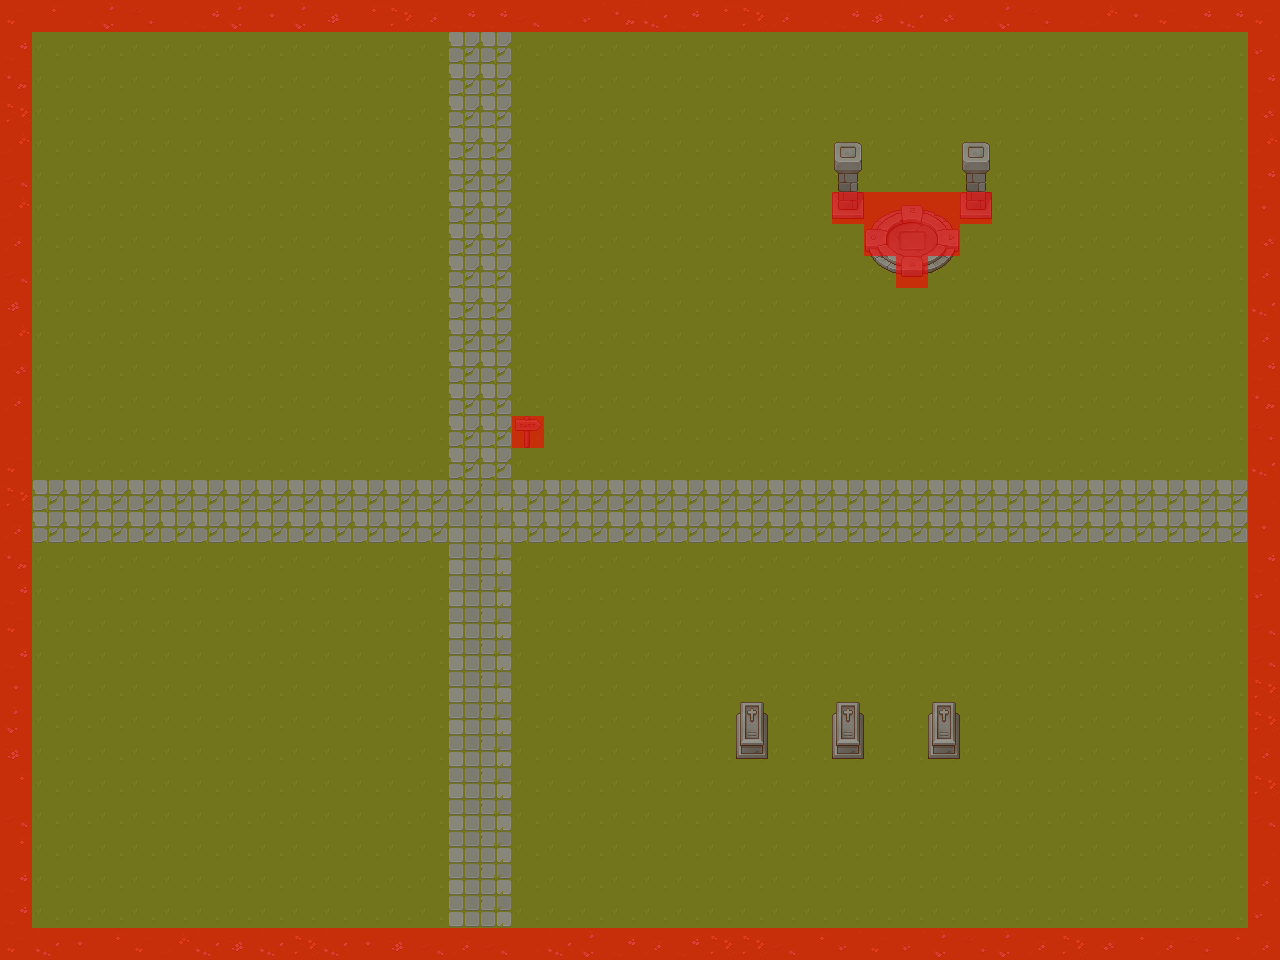

Below is a game level as drawn by its tile map, then a one-line description and the .tmx that defines it (tile-layer data replaced by summaries):
An orthogonal 40x30 tile map with 32x32 px tiles, 3 tile layers (BG, Object, Meta), 3 tilesets and 4 objects (3x ice-cube, CharacterSpawnPoint).

<map version="1.10" tiledversion="1.10.2" orientation="orthogonal" renderorder="right-down" width="40" height="30" tilewidth="32" tileheight="32" infinite="0" nextlayerid="8" nextobjectid="9">
 <tileset firstgid="1" source="TX Tileset Grass.tsx" />
 <tileset firstgid="65" source="TX Props.tsx" />
 <tileset firstgid="321" source="meta.tsx" />
 <layer id="1" name="BG" width="40" height="30">
  <data>[1200 cells, 1200 non-empty, 20 distinct tile ids]</data>
 </layer>
 <layer id="2" name="Object" width="40" height="30">
  <data>[1200 cells, 25 non-empty, 16 distinct tile ids]</data>
 </layer>
 <objectgroup id="6" name="SpawnPoint">
  <object id="2" name="CharacterSpawnPoint" x="624" y="338">
   <point />
  </object>
 </objectgroup>
 <objectgroup id="7" name="EnemySpawnPoint">
  <object id="4" name="ice-cube" x="242" y="468">
   <properties>
    <property name="level" type="int" value="1" />
   </properties>
   <point />
  </object>
  <object id="7" name="ice-cube" x="898" y="430">
   <properties>
    <property name="level" type="int" value="5" />
   </properties>
   <point />
  </object>
  <object id="8" name="ice-cube" x="654" y="690">
   <properties>
    <property name="level" type="int" value="3" />
   </properties>
   <point />
  </object>
 </objectgroup>
 <layer id="3" name="Meta" width="40" height="30">
  <data>[1200 cells, 146 non-empty, 1 distinct tile ids]</data>
 </layer>
</map>
